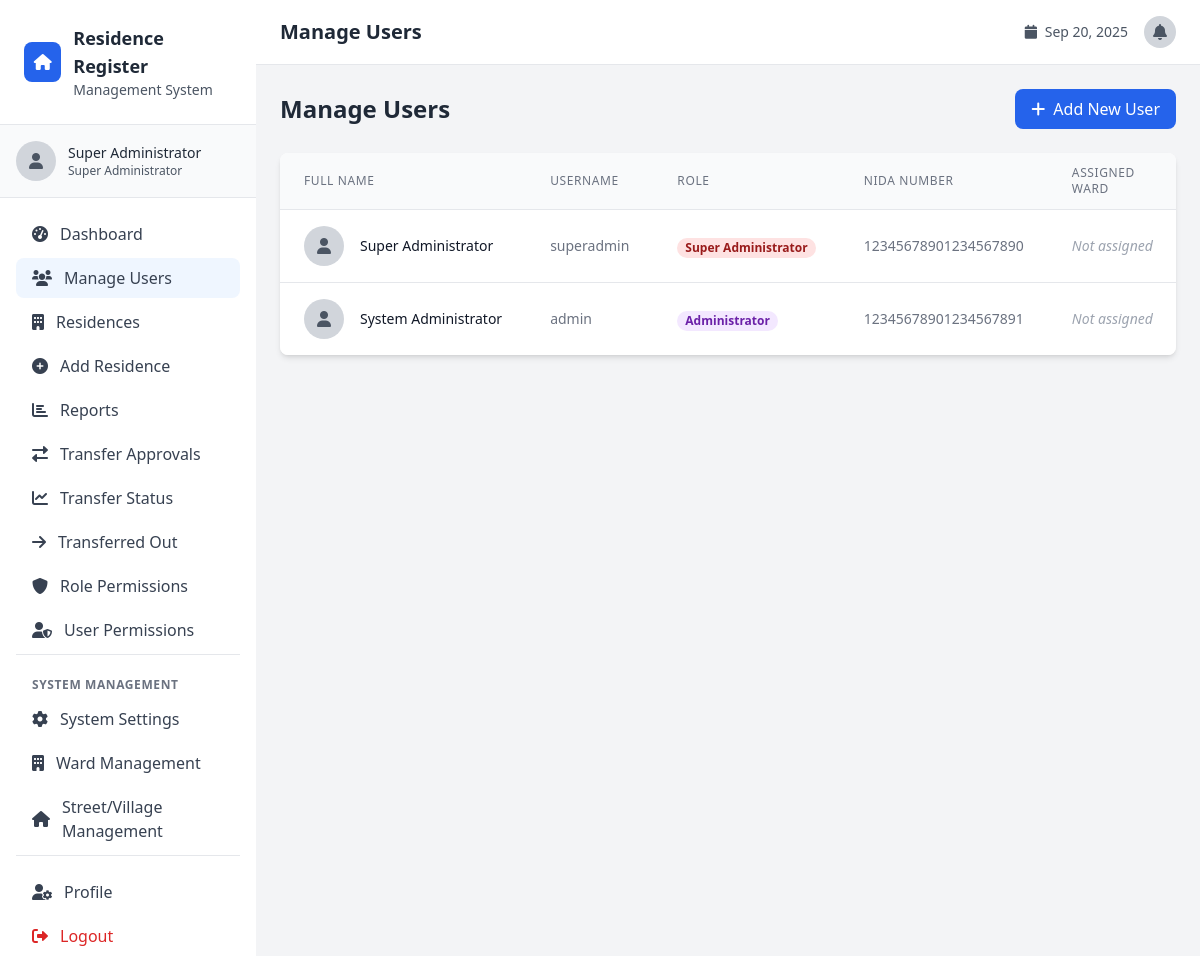
The app's page /users.php (signed in), older data.
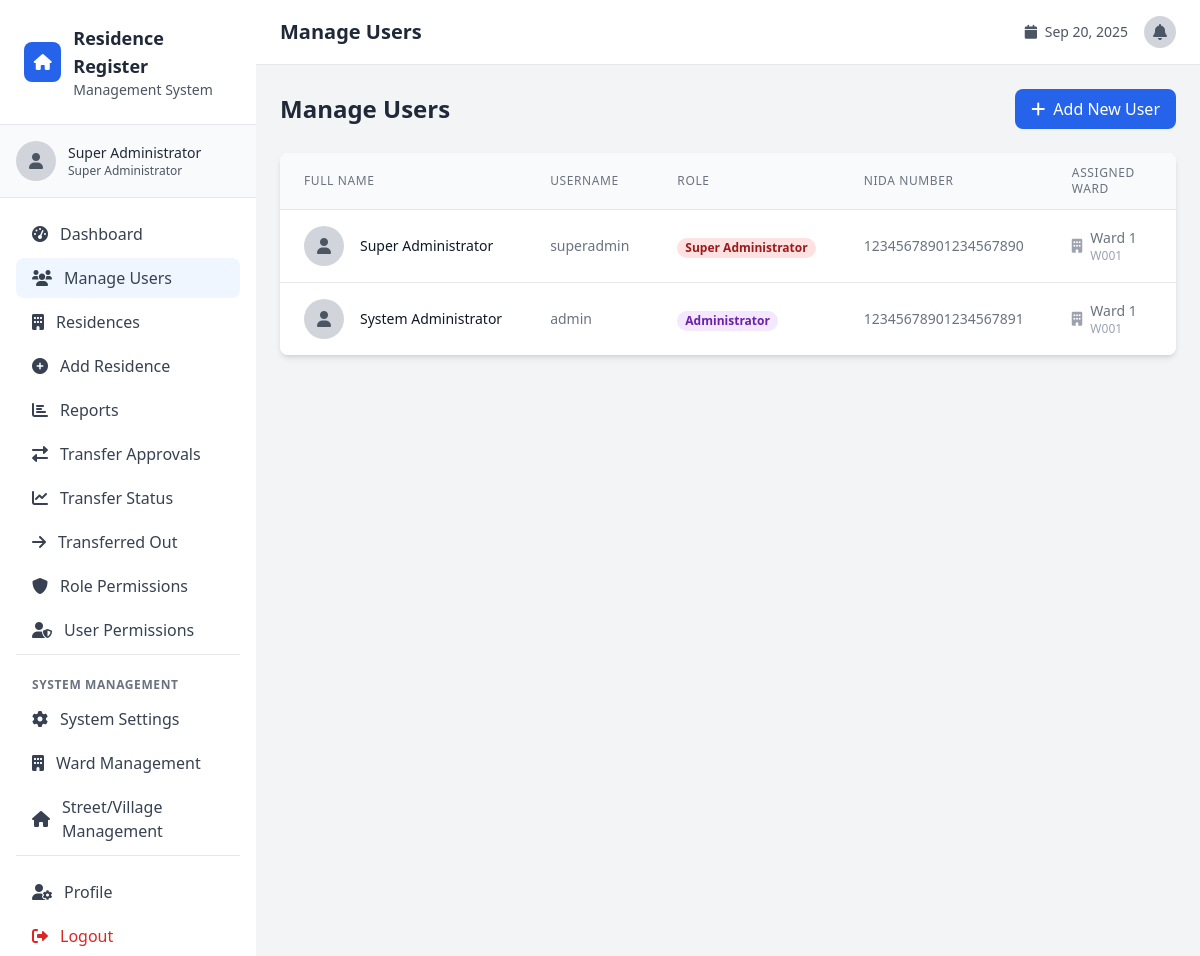
The same page, newer data.
### tables this page shows
CREATE TABLE users (
    id INT AUTO_INCREMENT PRIMARY KEY,
    full_name VARCHAR(255) NOT NULL,
    username VARCHAR(100) UNIQUE NOT NULL,
    password VARCHAR(255) NOT NULL,
    role ENUM('super_admin', 'admin', 'weo', 'veo') NOT NULL,
    nida_number VARCHAR(20) UNIQUE NOT NULL,
    assigned_ward_id INT NULL,
    assigned_village_id INT NULL,
    created_at TIMESTAMP DEFAULT CURRENT_TIMESTAMP,
    updated_at TIMESTAMP DEFAULT CURRENT_TIMESTAMP ON UPDATE CURRENT_TIMESTAMP,
    is_active BOOLEAN DEFAULT TRUE,
    FOREIGN KEY (assigned_ward_id) REFERENCES wards(id),
    FOREIGN KEY (assigned_village_id) REFERENCES villages(id)
);

CREATE TABLE wards (
    id INT AUTO_INCREMENT PRIMARY KEY,
    ward_name VARCHAR(255) NOT NULL,
    ward_code VARCHAR(20) UNIQUE NOT NULL,
    description TEXT,
    is_active BOOLEAN DEFAULT TRUE,
    created_by INT NULL,
    created_at TIMESTAMP DEFAULT CURRENT_TIMESTAMP,
    updated_at TIMESTAMP DEFAULT CURRENT_TIMESTAMP ON UPDATE CURRENT_TIMESTAMP
);

### includes/functions.php (called while the page is built, shortened)
<?php
function getRoleDisplayName($role) {
    $roles = [
        'super_admin' => 'Super Administrator',
        'admin' => 'Administrator',
        'weo' => 'Ward Executive Officer',
        'veo' => 'Village Executive Officer'
    ];
    return $roles[$role] ?? $role;
}
?>

### users.php (the view, shortened to what the changed rows need)
<?php
require_once 'config/database.php';
require_once 'includes/functions.php';
try {
    if (isSuperAdmin()) {
        $stmt = $pdo->query("
            SELECT u.id, u.full_name, u.username, u.role, u.nida_number, u.created_at, u.is_active,
                   u.assigned_ward_id, u.assigned_village_id,
                   w.ward_name, w.ward_code,
                   v.village_name, v.village_code
            FROM users u
            LEFT JOIN wards w ON u.assigned_ward_id = w.id
            LEFT JOIN villages v ON u.assigned_village_id = v.id
            ORDER BY u.created_at DESC
        ");
    }
    if (isset($stmt)) {
        $users = $stmt->fetchAll();
    } else {
        $users = [];
    }
} catch (PDOException $e) {
    $error = 'Database error occurred';
}
include 'includes/header.php';
?>
<div class="space-y-6">
    <div class="flex justify-between items-center">
        <div>
            <h1 class="text-2xl font-bold text-gray-800">Manage Users</h1>
        </div>
    </div>
    <div class="bg-white rounded-lg shadow-md overflow-hidden">
        <div class="overflow-x-auto">
            <table class="min-w-full divide-y divide-gray-200">
                <thead class="bg-gray-50">
                    <tr>
                        <th class="px-6 py-3 text-left text-xs font-medium text-gray-500 uppercase tracking-wider">Full Name</th>
                        <th class="px-6 py-3 text-left text-xs font-medium text-gray-500 uppercase tracking-wider">Username</th>
                        <th class="px-6 py-3 text-left text-xs font-medium text-gray-500 uppercase tracking-wider">Role</th>
                        <th class="px-6 py-3 text-left text-xs font-medium text-gray-500 uppercase tracking-wider">NIDA Number</th>
                        <th class="px-6 py-3 text-left text-xs font-medium text-gray-500 uppercase tracking-wider">Assigned Ward</th>
                        <th class="px-6 py-3 text-left text-xs font-medium text-gray-500 uppercase tracking-wider">Assigned Street/Village</th>
                    </tr>
                </thead>
                <tbody class="bg-white divide-y divide-gray-200">
                    <?php foreach ($users as $user): ?>
                    <tr class="hover:bg-gray-50">
                        <td class="px-6 py-4 whitespace-nowrap">
                            <div class="flex items-center">
                                <div class="w-10 h-10 bg-gray-300 rounded-full flex items-center justify-center">
                                    <i class="fas fa-user text-gray-600"></i>
                                </div>
                                <div class="ml-4">
                                    <div class="text-sm font-medium text-gray-900">
                                        <?php echo htmlspecialchars($user['full_name']); ?>
                                    </div>
                                </div>
                            </div>
                        </td>
                        <td class="px-6 py-4 whitespace-nowrap text-sm text-gray-500">
                            <?php echo htmlspecialchars($user['username']); ?>
                        </td>
                        <td class="px-6 py-4 whitespace-nowrap">
                            <span class="px-2 inline-flex text-xs leading-5 font-semibold rounded-full
                                <?php
                                switch($user['role']) {
                                    case 'super_admin': echo 'bg-red-100 text-red-800'; break;
                                    case 'admin': echo 'bg-purple-100 text-purple-800'; break;
                                }
                                ?>">
                                <?php echo getRoleDisplayName($user['role']); ?>
                            </span>
                        </td>
                        <td class="px-6 py-4 whitespace-nowrap text-sm text-gray-500">
                            <?php echo htmlspecialchars($user['nida_number']); ?>
                        </td>
                        <td class="px-6 py-4 whitespace-nowrap text-sm text-gray-500">
                            <?php if ($user['ward_name']): ?>
                                <div class="flex items-center">
                                    <i class="fas fa-building mr-2 text-gray-400"></i>
                                    <div>
                                        <div class="font-medium"><?php echo htmlspecialchars($user['ward_name']); ?></div>
                                        <div class="text-xs text-gray-400"><?php echo htmlspecialchars($user['ward_code']); ?></div>
                                    </div>
                                </div>
                            <?php else: ?>
                                <span class="text-gray-400 italic">Not assigned</span>
                            <?php endif; ?>
                        </td>
                        <td class="px-6 py-4 whitespace-nowrap text-sm text-gray-500">
                        </td>
                    </tr>
                    <?php endforeach; ?>
                </tbody>
            </table>
        </div>
    </div>
</div>
<?php include 'includes/footer.php'; ?>

Row changes from the older to the newer data that the page shows:
changed users "Super Administrator": assigned_ward.ward_name (not shown) → "Ward 1"; assigned_ward.ward_code (not shown) → "W001"; no longer shows "Not assigned"
changed users "System Administrator": assigned_ward.ward_name (not shown) → "Ward 1"; assigned_ward.ward_code (not shown) → "W001"; no longer shows "Not assigned"
